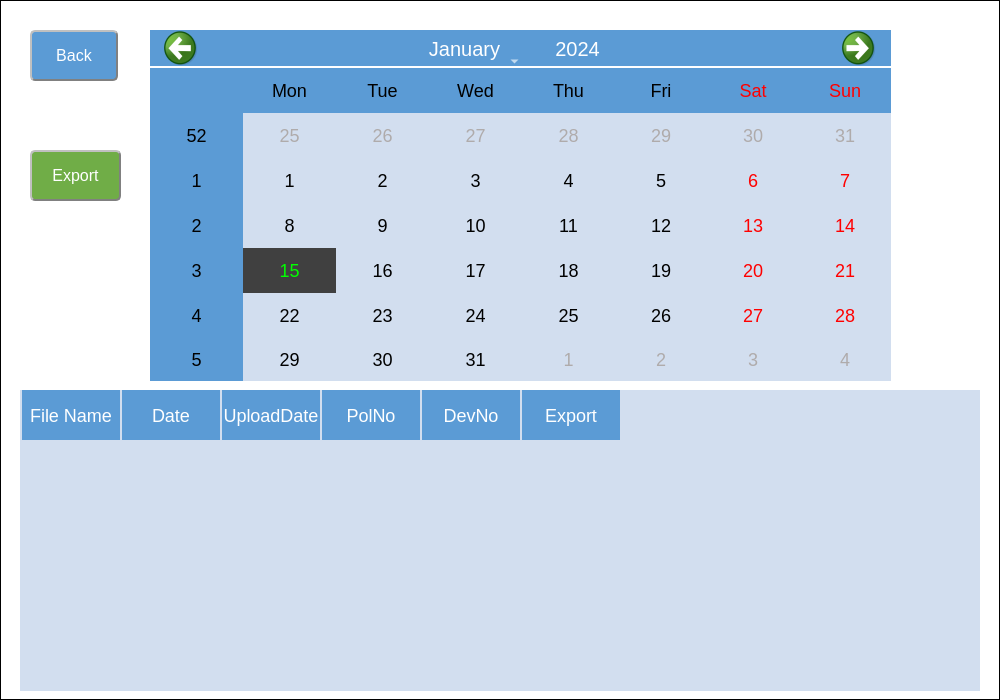
<?xml version="1.0" encoding="UTF-8"?>
<ui version="4.0">
 <class>SearchByDate</class>
 <widget class="QDialog" name="SearchByDate">
  <property name="geometry">
   <rect>
    <x>0</x>
    <y>0</y>
    <width>1000</width>
    <height>700</height>
   </rect>
  </property>
  <property name="windowTitle">
   <string>Dialog</string>
  </property>
  <property name="styleSheet">
   <string notr="true">background:#FFFFFF;
border:1px solid black;</string>
  </property>
  <widget class="QCalendarWidget" name="calendarWidget">
   <property name="geometry">
    <rect>
     <x>150</x>
     <y>30</y>
     <width>741</width>
     <height>351</height>
    </rect>
   </property>
   <property name="styleSheet">
    <string notr="true">QWidget{
	background:rgba(255, 255, 255,0);
 	border:none;
}
QCalendarWidget QWidget#qt_calendar_navigationbar{
	background-color: #5B9BD5;
	border-bottom: 2px solid white;
}

QToolButton {
    icon-size: 60px, 60px;
    width: 110px;
    height: 35px;
}
QToolButton#qt_calendar_prevmonth {
    width: 60px;
    qproperty-icon: url(:/image/left-arrow.png);
}
 
QToolButton#qt_calendar_nextmonth {
    width: 60px;
    qproperty-icon: url(:/image/right-arrow.png);
}

QCalendarWidget QTableView 
{
	    alternate-background-color: #5B9BD5;
   		background-color: #D2DEEF;
	
}

QToolButton#qt_calendar_monthbutton,#qt_calendar_yearbutton{
	color: #FFFFFF;
	font: 15pt;
}
QCalendarWidget QAbstractItemView:enabled 
{
    font-size:18px;  
	selection-background-color: rgb(64, 64, 64); 
    selection-color: rgb(0, 255, 0); 
	
}

QCalendarWidget QAbstractItemView:disabled { 
	color: #AFABAB; 
}
QCalendarWidget QMenu { 
	
	background-color: #5B9BD5;
}</string>
   </property>
  </widget>
  <widget class="QTableWidget" name="tableWidget">
   <property name="geometry">
    <rect>
     <x>20</x>
     <y>390</y>
     <width>960</width>
     <height>301</height>
    </rect>
   </property>
   <property name="styleSheet">
    <string notr="true">QWidget{
	background:rgba(255, 255, 255,0);
 	border:none;
}
QHeaderView
{
    background:transparent;  
	border:none;
}
QHeaderView::section 
{
    font-size:18px; 
    font-family:&quot;Microsoft YaHei&quot;; 
    color:#FFFFFF;  
    background:#5B9BD5;  
    border:none; 
    min-height:50px; 
    max-height:50px;        
    margin-left:1.5px;   
    padding-left:0px;  
}
QTableWidget{
	background:#D2DEEF;  
	border:none;
}
</string>
   </property>
   <column>
    <property name="text">
     <string>File Name</string>
    </property>
   </column>
   <column>
    <property name="text">
     <string>Date</string>
    </property>
   </column>
   <column>
    <property name="text">
     <string>UploadDate</string>
    </property>
   </column>
   <column>
    <property name="text">
     <string>PolNo</string>
    </property>
   </column>
   <column>
    <property name="text">
     <string>DevNo</string>
    </property>
   </column>
   <column>
    <property name="text">
     <string>Export</string>
    </property>
   </column>
  </widget>
  <widget class="QPushButton" name="pushButton_goback">
   <property name="geometry">
    <rect>
     <x>30</x>
     <y>30</y>
     <width>88</width>
     <height>51</height>
    </rect>
   </property>
   <property name="styleSheet">
    <string notr="true">QPushButton{
background-color:rgba(91,155,213,100%);
color: white;   
border-radius: 5px;  
border: 2px groove gray; 
border-style: outset;
font:16px;
}
QPushButton:pressed{
background-color:rgb(85, 170, 255);
 border-style: inset;
}</string>
   </property>
   <property name="text">
    <string>Back</string>
   </property>
  </widget>
  <widget class="QPushButton" name="btn_Export">
   <property name="geometry">
    <rect>
     <x>30</x>
     <y>150</y>
     <width>91</width>
     <height>51</height>
    </rect>
   </property>
   <property name="styleSheet">
    <string notr="true">QPushButton{
background-color:#70AD47;
color: white;   
border-radius: 5px;  
border: 2px groove gray; 
border-style: outset;
font:16px;
}
QPushButton:pressed{
background-color:#329632;
 border-style: inset;
}</string>
   </property>
   <property name="text">
    <string>Export</string>
   </property>
  </widget>
 </widget>
 <resources/>
 <connections/>
</ui>
